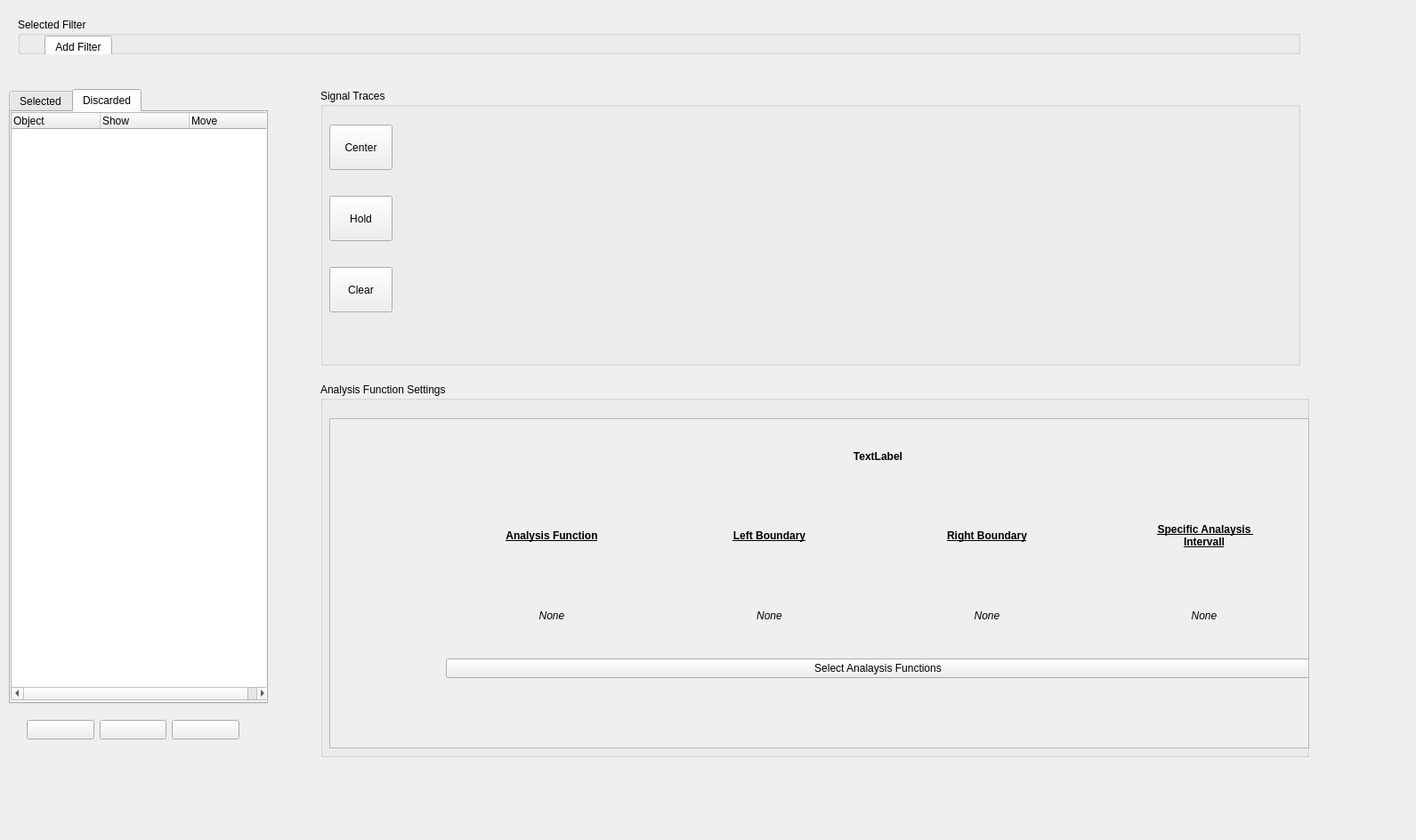
<?xml version="1.0" encoding="UTF-8"?>
<ui version="4.0">
 <class>SpecificAnalysisTab</class>
 <widget class="QWidget" name="SpecificAnalysisTab">
  <property name="geometry">
   <rect>
    <x>0</x>
    <y>0</y>
    <width>1591</width>
    <height>944</height>
   </rect>
  </property>
  <property name="windowTitle">
   <string>Form</string>
  </property>
  <widget class="QTabWidget" name="tabWidget">
   <property name="geometry">
    <rect>
     <x>10</x>
     <y>100</y>
     <width>291</width>
     <height>691</height>
    </rect>
   </property>
   <property name="currentIndex">
    <number>1</number>
   </property>
   <widget class="QWidget" name="selected_tab">
    <attribute name="title">
     <string>Selected</string>
    </attribute>
    <widget class="QTreeWidget" name="selected_tree_widget">
     <property name="geometry">
      <rect>
       <x>0</x>
       <y>0</y>
       <width>281</width>
       <height>671</height>
      </rect>
     </property>
     <column>
      <property name="text">
       <string>Object</string>
      </property>
     </column>
     <column>
      <property name="text">
       <string>Show</string>
      </property>
     </column>
     <column>
      <property name="text">
       <string>Move</string>
      </property>
     </column>
    </widget>
   </widget>
   <widget class="QWidget" name="discarded_tab">
    <attribute name="title">
     <string>Discarded</string>
    </attribute>
    <widget class="QTreeWidget" name="discarded_tree_widget">
     <property name="geometry">
      <rect>
       <x>0</x>
       <y>0</y>
       <width>291</width>
       <height>661</height>
      </rect>
     </property>
     <column>
      <property name="text">
       <string>Object</string>
      </property>
     </column>
     <column>
      <property name="text">
       <string>Show</string>
      </property>
     </column>
     <column>
      <property name="text">
       <string>Move</string>
      </property>
     </column>
    </widget>
   </widget>
  </widget>
  <widget class="QWidget" name="gridLayoutWidget_3">
   <property name="geometry">
    <rect>
     <x>30</x>
     <y>800</y>
     <width>239</width>
     <height>41</height>
    </rect>
   </property>
   <layout class="QGridLayout" name="gridLayout_2">
    <item row="0" column="0">
     <widget class="QPushButton" name="pushButton_5">
      <property name="text">
       <string/>
      </property>
     </widget>
    </item>
    <item row="0" column="1">
     <widget class="QPushButton" name="pushButton_6">
      <property name="text">
       <string/>
      </property>
     </widget>
    </item>
    <item row="0" column="2">
     <widget class="QPushButton" name="pushButton_7">
      <property name="text">
       <string/>
      </property>
     </widget>
    </item>
   </layout>
  </widget>
  <widget class="QGroupBox" name="groupBox">
   <property name="geometry">
    <rect>
     <x>360</x>
     <y>430</y>
     <width>1111</width>
     <height>421</height>
    </rect>
   </property>
   <property name="title">
    <string>Analysis Function Settings</string>
   </property>
   <widget class="QScrollArea" name="scrollArea">
    <property name="geometry">
     <rect>
      <x>10</x>
      <y>40</y>
      <width>1101</width>
      <height>371</height>
     </rect>
    </property>
    <property name="widgetResizable">
     <bool>true</bool>
    </property>
    <widget class="QWidget" name="scrollAreaWidgetContents">
     <property name="geometry">
      <rect>
       <x>0</x>
       <y>0</y>
       <width>1099</width>
       <height>369</height>
      </rect>
     </property>
     <widget class="QWidget" name="gridLayoutWidget">
      <property name="geometry">
       <rect>
        <x>130</x>
        <y>0</y>
        <width>971</width>
        <height>291</height>
       </rect>
      </property>
      <layout class="QGridLayout" name="function_selection_grid">
       <item row="5" column="3">
        <widget class="QLabel" name="coloumn_3_row_3">
         <property name="text">
          <string>&lt;html&gt;&lt;head/&gt;&lt;body&gt;&lt;p&gt;&lt;span style=&quot; font-style:italic;&quot;&gt;None&lt;/span&gt;&lt;/p&gt;&lt;/body&gt;&lt;/html&gt;</string>
         </property>
         <property name="alignment">
          <set>Qt::AlignCenter</set>
         </property>
        </widget>
       </item>
       <item row="4" column="2">
        <widget class="QLabel" name="label">
         <property name="text">
          <string>&lt;html&gt;&lt;head/&gt;&lt;body&gt;&lt;p&gt;&lt;span style=&quot; font-weight:600; text-decoration: underline;&quot;&gt;Right Boundary&lt;/span&gt;&lt;/p&gt;&lt;/body&gt;&lt;/html&gt;</string>
         </property>
         <property name="alignment">
          <set>Qt::AlignCenter</set>
         </property>
        </widget>
       </item>
       <item row="5" column="0">
        <widget class="QLabel" name="coloumn_1_row_1">
         <property name="text">
          <string>&lt;html&gt;&lt;head/&gt;&lt;body&gt;&lt;p&gt;&lt;span style=&quot; font-style:italic;&quot;&gt;None&lt;/span&gt;&lt;/p&gt;&lt;/body&gt;&lt;/html&gt;</string>
         </property>
         <property name="alignment">
          <set>Qt::AlignCenter</set>
         </property>
        </widget>
       </item>
       <item row="4" column="3">
        <widget class="QLabel" name="coloumn_3_head">
         <property name="text">
          <string>&lt;html&gt;&lt;head/&gt;&lt;body&gt;&lt;p&gt;&lt;span style=&quot; font-weight:600; text-decoration: underline;&quot;&gt;Specific Analaysis &lt;br/&gt;Intervall&lt;/span&gt;&lt;/p&gt;&lt;/body&gt;&lt;/html&gt;</string>
         </property>
         <property name="alignment">
          <set>Qt::AlignCenter</set>
         </property>
        </widget>
       </item>
       <item row="5" column="1">
        <widget class="QLabel" name="coloumn_2_row_2">
         <property name="text">
          <string>&lt;html&gt;&lt;head/&gt;&lt;body&gt;&lt;p&gt;&lt;span style=&quot; font-style:italic;&quot;&gt;None&lt;/span&gt;&lt;/p&gt;&lt;/body&gt;&lt;/html&gt;</string>
         </property>
         <property name="alignment">
          <set>Qt::AlignCenter</set>
         </property>
        </widget>
       </item>
       <item row="6" column="0" colspan="4">
        <widget class="QPushButton" name="select_series_analysis_functions">
         <property name="text">
          <string>Select Analaysis Functions</string>
         </property>
        </widget>
       </item>
       <item row="3" column="1" colspan="2">
        <widget class="QLabel" name="headline">
         <property name="text">
          <string>&lt;html&gt;&lt;head/&gt;&lt;body&gt;&lt;p&gt;&lt;span style=&quot; font-weight:600;&quot;&gt;TextLabel&lt;/span&gt;&lt;/p&gt;&lt;/body&gt;&lt;/html&gt;</string>
         </property>
         <property name="alignment">
          <set>Qt::AlignCenter</set>
         </property>
        </widget>
       </item>
       <item row="4" column="1">
        <widget class="QLabel" name="coloumn_2_head">
         <property name="text">
          <string>&lt;html&gt;&lt;head/&gt;&lt;body&gt;&lt;p&gt;&lt;span style=&quot; font-weight:600; text-decoration: underline;&quot;&gt;Left Boundary&lt;/span&gt;&lt;/p&gt;&lt;/body&gt;&lt;/html&gt;</string>
         </property>
         <property name="alignment">
          <set>Qt::AlignCenter</set>
         </property>
        </widget>
       </item>
       <item row="4" column="0">
        <widget class="QLabel" name="coloumn_1_head">
         <property name="text">
          <string>&lt;html&gt;&lt;head/&gt;&lt;body&gt;&lt;p&gt;&lt;span style=&quot; font-weight:600; text-decoration: underline;&quot;&gt;Analysis Function&lt;/span&gt;&lt;/p&gt;&lt;/body&gt;&lt;/html&gt;</string>
         </property>
         <property name="alignment">
          <set>Qt::AlignCenter</set>
         </property>
         <property name="textInteractionFlags">
          <set>Qt::LinksAccessibleByMouse|Qt::TextEditable|Qt::TextEditorInteraction|Qt::TextSelectableByKeyboard|Qt::TextSelectableByMouse</set>
         </property>
        </widget>
       </item>
       <item row="5" column="2">
        <widget class="QLabel" name="label_2">
         <property name="text">
          <string>&lt;html&gt;&lt;head/&gt;&lt;body&gt;&lt;p&gt;&lt;span style=&quot; font-style:italic;&quot;&gt;None&lt;/span&gt;&lt;/p&gt;&lt;/body&gt;&lt;/html&gt;</string>
         </property>
         <property name="alignment">
          <set>Qt::AlignCenter</set>
         </property>
        </widget>
       </item>
      </layout>
     </widget>
    </widget>
   </widget>
  </widget>
  <widget class="QGroupBox" name="groupBox_2">
   <property name="geometry">
    <rect>
     <x>360</x>
     <y>100</y>
     <width>1101</width>
     <height>311</height>
    </rect>
   </property>
   <property name="title">
    <string>Signal Traces</string>
   </property>
   <widget class="QWidget" name="verticalLayoutWidget_2">
    <property name="geometry">
     <rect>
      <x>100</x>
      <y>30</y>
      <width>1001</width>
      <height>271</height>
     </rect>
    </property>
    <layout class="QVBoxLayout" name="series_plot"/>
   </widget>
   <widget class="QPushButton" name="pushButton_3">
    <property name="geometry">
     <rect>
      <x>10</x>
      <y>40</y>
      <width>71</width>
      <height>51</height>
     </rect>
    </property>
    <property name="text">
     <string>Center</string>
    </property>
   </widget>
   <widget class="QPushButton" name="pushButton">
    <property name="geometry">
     <rect>
      <x>10</x>
      <y>120</y>
      <width>71</width>
      <height>51</height>
     </rect>
    </property>
    <property name="text">
     <string>Hold</string>
    </property>
   </widget>
   <widget class="QPushButton" name="pushButton_2">
    <property name="geometry">
     <rect>
      <x>10</x>
      <y>200</y>
      <width>71</width>
      <height>51</height>
     </rect>
    </property>
    <property name="text">
     <string>Clear</string>
    </property>
   </widget>
  </widget>
  <widget class="QGroupBox" name="filter_box">
   <property name="geometry">
    <rect>
     <x>20</x>
     <y>20</y>
     <width>1441</width>
     <height>41</height>
    </rect>
   </property>
   <property name="title">
    <string>Selected Filter</string>
   </property>
   <widget class="QTabWidget" name="tabWidget_2">
    <property name="geometry">
     <rect>
      <x>30</x>
      <y>20</y>
      <width>731</width>
      <height>80</height>
     </rect>
    </property>
    <property name="currentIndex">
     <number>0</number>
    </property>
    <widget class="QWidget" name="tab">
     <attribute name="title">
      <string>Add Filter</string>
     </attribute>
     <widget class="QLabel" name="label_3">
      <property name="geometry">
       <rect>
        <x>50</x>
        <y>20</y>
        <width>111</width>
        <height>16</height>
       </rect>
      </property>
      <property name="text">
       <string>No filter selected</string>
      </property>
     </widget>
     <widget class="QPushButton" name="pushButton_4">
      <property name="geometry">
       <rect>
        <x>270</x>
        <y>20</y>
        <width>171</width>
        <height>23</height>
       </rect>
      </property>
      <property name="text">
       <string>Add Filter</string>
      </property>
     </widget>
    </widget>
   </widget>
  </widget>
 </widget>
 <resources/>
 <connections/>
</ui>
